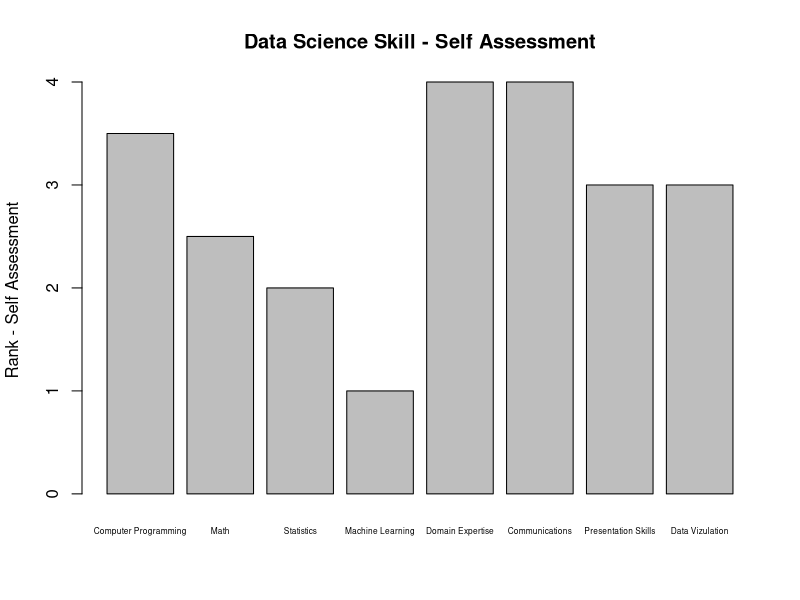
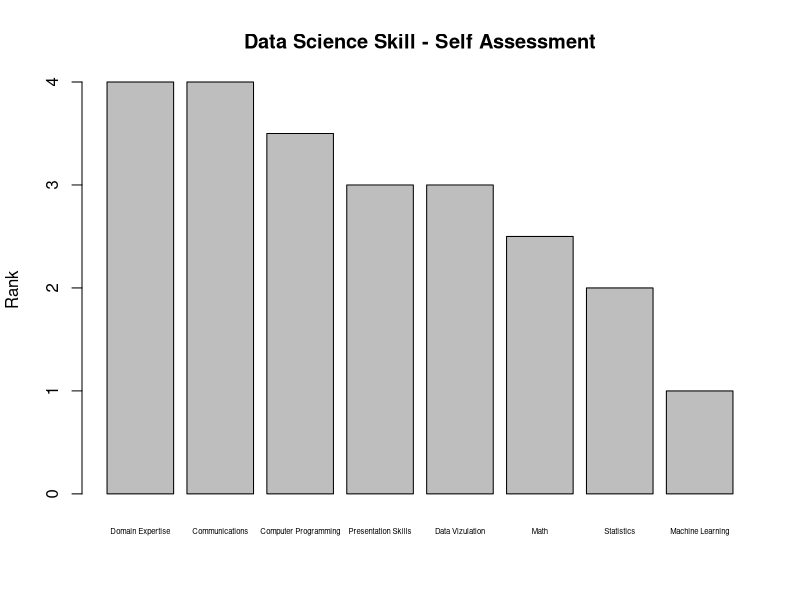

R code for these plots, in order:
data_science_skill<-c('Computer Programming', "Math", "Statistics", "Machine Learning", "Domain Expertise", "Communications", "Presentation Skills", "Data Vizulation")
data_science_skill_rank<-c(3.5, 2.5, 2, 1,4,4,3,3)
data_science_profile<-data.frame(data_science_skill,data_science_skill_rank, stringsAsFactors = FALSE)
data_science_profile
barplot(data_science_profile$data_science_skill_rank,
        names.arg = data_science_profile$data_science_skill,
        cex.names = .5, ylab = "Rank - Self Assessment",
        main="Data Science Skill - Self Assessment"
        )
?barplot

#REORDER VALUES

df <- data_science_profile[order(data_science_profile$data_science_skill_rank,decreasing = TRUE),]
barplot(df$data_science_skill_rank,
        names.arg = df$data_science_skill,
        cex.names = .465, ylab = "Rank",
        main="Data Science Skill - Self Assessment"
)
